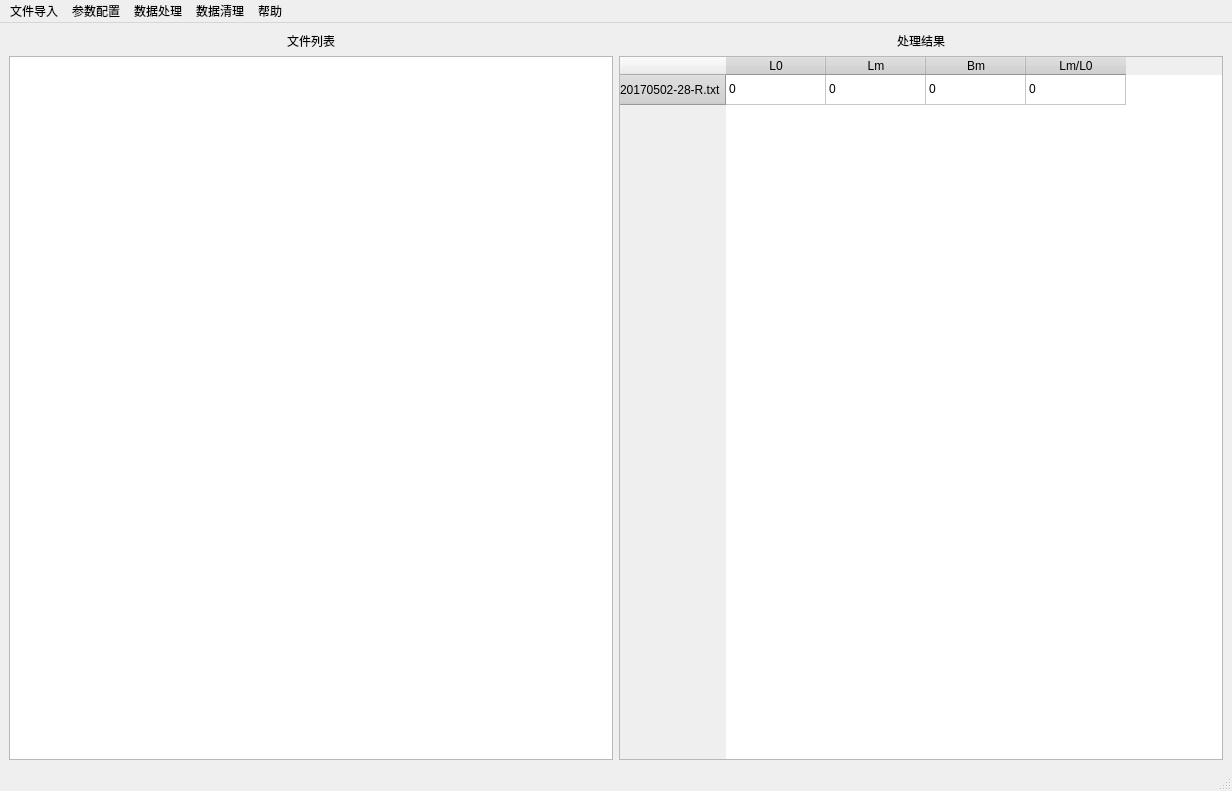
<?xml version="1.0" encoding="UTF-8"?>
<ui version="4.0">
 <class>Form</class>
 <widget class="QMainWindow" name="Form">
  <property name="geometry">
   <rect>
    <x>0</x>
    <y>0</y>
    <width>1232</width>
    <height>791</height>
   </rect>
  </property>
  <property name="windowTitle">
   <string>MainWindow</string>
  </property>
  <widget class="QWidget" name="centralwidget">
   <layout class="QGridLayout" name="gridLayout">
    <item row="0" column="0">
     <layout class="QVBoxLayout" name="verticalLayout">
      <item>
       <widget class="QLabel" name="label">
        <property name="text">
         <string>文件列表</string>
        </property>
        <property name="alignment">
         <set>Qt::AlignCenter</set>
        </property>
       </widget>
      </item>
      <item>
       <widget class="QTextBrowser" name="FileList"/>
      </item>
     </layout>
    </item>
    <item row="0" column="1">
     <layout class="QVBoxLayout" name="verticalLayout_2">
      <item>
       <widget class="QLabel" name="label_2">
        <property name="text">
         <string>处理结果</string>
        </property>
        <property name="alignment">
         <set>Qt::AlignCenter</set>
        </property>
       </widget>
      </item>
      <item>
       <widget class="QTableWidget" name="ResultTable">
        <property name="enabled">
         <bool>true</bool>
        </property>
        <property name="font">
         <font>
          <italic>false</italic>
          <underline>false</underline>
         </font>
        </property>
        <property name="autoFillBackground">
         <bool>true</bool>
        </property>
        <property name="styleSheet">
         <string notr="true">QHeaderView::section
{
spacing: 10px;
background-color:lightgray;
color: black;
margin: 0px;
text-align: center;
};

QTableView::item::section
{
spacing: 10px;
background-color:lightblue;
color: black;
border: 1px solid black;
margin: 0px;
text-align: center;
}</string>
        </property>
        <property name="editTriggers">
         <set>QAbstractItemView::NoEditTriggers</set>
        </property>
        <property name="showGrid">
         <bool>true</bool>
        </property>
        <property name="gridStyle">
         <enum>Qt::SolidLine</enum>
        </property>
        <property name="sortingEnabled">
         <bool>false</bool>
        </property>
        <attribute name="horizontalHeaderCascadingSectionResizes">
         <bool>false</bool>
        </attribute>
        <attribute name="horizontalHeaderDefaultSectionSize">
         <number>100</number>
        </attribute>
        <attribute name="horizontalHeaderShowSortIndicator" stdset="0">
         <bool>false</bool>
        </attribute>
        <attribute name="horizontalHeaderStretchLastSection">
         <bool>false</bool>
        </attribute>
        <attribute name="verticalHeaderCascadingSectionResizes">
         <bool>true</bool>
        </attribute>
        <row>
         <property name="text">
          <string>20170502-28-R.txt</string>
         </property>
         <property name="foreground">
          <brush brushstyle="SolidPattern">
           <color alpha="255">
            <red>0</red>
            <green>0</green>
            <blue>0</blue>
           </color>
          </brush>
         </property>
        </row>
        <column>
         <property name="text">
          <string>L0</string>
         </property>
         <property name="textAlignment">
          <set>AlignCenter</set>
         </property>
         <property name="background">
          <color>
           <red>173</red>
           <green>173</green>
           <blue>173</blue>
          </color>
         </property>
        </column>
        <column>
         <property name="text">
          <string>Lm</string>
         </property>
         <property name="textAlignment">
          <set>AlignCenter</set>
         </property>
        </column>
        <column>
         <property name="text">
          <string>Bm</string>
         </property>
         <property name="textAlignment">
          <set>AlignCenter</set>
         </property>
        </column>
        <column>
         <property name="text">
          <string>Lm/L0</string>
         </property>
         <property name="textAlignment">
          <set>AlignCenter</set>
         </property>
        </column>
        <item row="0" column="0">
         <property name="text">
          <string>0</string>
         </property>
        </item>
        <item row="0" column="1">
         <property name="text">
          <string>0</string>
         </property>
        </item>
        <item row="0" column="2">
         <property name="text">
          <string>0</string>
         </property>
        </item>
        <item row="0" column="3">
         <property name="text">
          <string>0</string>
         </property>
        </item>
       </widget>
      </item>
     </layout>
    </item>
   </layout>
  </widget>
  <widget class="QMenuBar" name="menubar">
   <property name="geometry">
    <rect>
     <x>0</x>
     <y>0</y>
     <width>1232</width>
     <height>30</height>
    </rect>
   </property>
   <widget class="QMenu" name="FileMenu">
    <property name="title">
     <string>文件导入</string>
    </property>
    <addaction name="ChooseDir"/>
    <addaction name="ChooseFile"/>
   </widget>
   <widget class="QMenu" name="ConfigMenu">
    <property name="title">
     <string>参数配置</string>
    </property>
    <addaction name="B0Set"/>
   </widget>
   <widget class="QMenu" name="ProcessMenu">
    <property name="title">
     <string>数据处理</string>
    </property>
    <addaction name="CurveFiles"/>
    <addaction name="FeatureValue"/>
   </widget>
   <widget class="QMenu" name="CleanMenu">
    <property name="title">
     <string>数据清理</string>
    </property>
    <addaction name="actionCleanResult"/>
    <addaction name="actionCleanFile"/>
   </widget>
   <widget class="QMenu" name="menu">
    <property name="title">
     <string>帮助</string>
    </property>
   </widget>
   <addaction name="FileMenu"/>
   <addaction name="ConfigMenu"/>
   <addaction name="ProcessMenu"/>
   <addaction name="CleanMenu"/>
   <addaction name="menu"/>
  </widget>
  <widget class="QStatusBar" name="statusbar"/>
  <action name="B0Set">
   <property name="text">
    <string>B0范围</string>
   </property>
  </action>
  <action name="ChooseDir">
   <property name="text">
    <string>选择目录</string>
   </property>
  </action>
  <action name="ChooseFile">
   <property name="text">
    <string>选择文件</string>
   </property>
  </action>
  <action name="CurveFiles">
   <property name="text">
    <string>特征曲线</string>
   </property>
  </action>
  <action name="FeatureValue">
   <property name="text">
    <string>特征值</string>
   </property>
  </action>
  <action name="actionCleanResult">
   <property name="text">
    <string>CleanResult</string>
   </property>
  </action>
  <action name="actionCleanFile">
   <property name="text">
    <string>CleanFile</string>
   </property>
  </action>
 </widget>
 <resources/>
 <connections/>
</ui>
